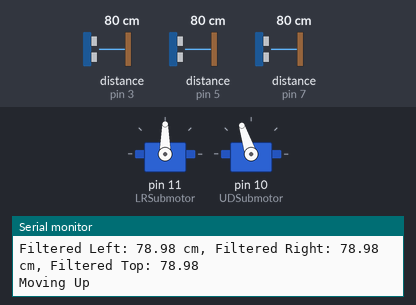
Simulated run of this sketch. Board: Arduino Uno, built with avr-gcc and run on an emulated ATmega328P. Parts: 2 × servo, the last lines printed to the serial monitor. Wiring (inferred from the names in the program): 3 × ultrasonic range finder: trigger pin 2, echo pin 3 / trigger pin 4, echo pin 5 / trigger pin 6, echo pin 7. The test bench sets the inputs (shaded band); at power-on: distance to the obstacle (sensors on pin 3, pin 7, pin 5) 80 cm. The echo pulse lasts 58.3 µs per cm.

Above: at 1.2 s.
1.3 s: distance to the obstacle (sensor on pin 3) set to 85 cm
At 2.25 s:
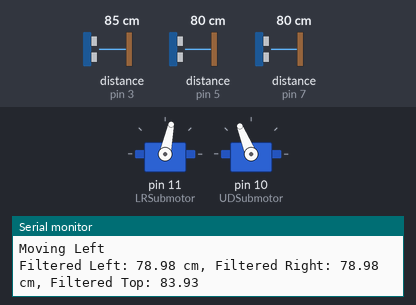
4.3 s: distance to the obstacle (sensor on pin 3) set to 9 cm
At 4.44 s:
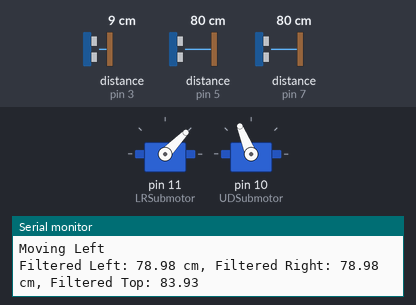
At 5.22 s:
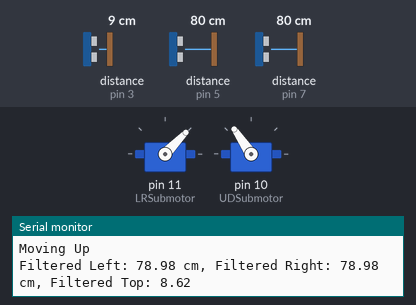
7.3 s: distance to the obstacle (sensor on pin 7) set to 11 cm
10.3 s: distance to the obstacle (sensor on pin 7) set to 8 cm
At 10.64 s:
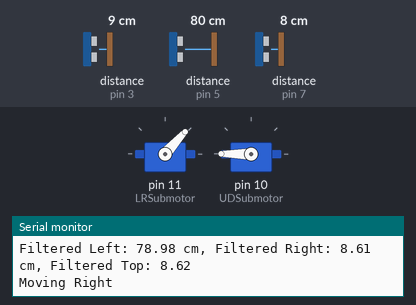
13.3 s: distance to the obstacle (sensor on pin 5) set to 9 cm
16.3 s: distance to the obstacle (sensor on pin 7) set to 18 cm
Timing chart, 0 to 19.0 s (numbered marks = the images above; inputs shaded):
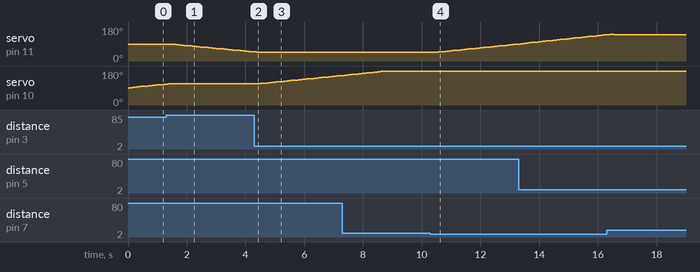

Measured:
- the behaviour switches between 80 and 81 cm on distance to the obstacle (sensor on pin 3) (found by bisection; images 0 and 1)
- the behaviour switches between 10 and 9 cm on distance to the obstacle (sensor on pin 7) (found by bisection; images 3 and 4)
- after the input at 1.3 s, servo on pin 11 (LRSubmotor): moves from 90° to 48° over 2.7 s, starting after 0.20 s; servo on pin 10 (UDSubmotor): goes on until 1.4 s, then stays 112°
- after the input at 4.3 s, servo on pin 11 (LRSubmotor): goes on until 4.4 s, then stays 46°; servo on pin 10 (UDSubmotor): moves from 112° to 156° over 2.7 s, starting after 0.21 s
- after the input at 10.3 s, servo on pin 11 (LRSubmotor): moves from 46° to 90° over 2.7 s, starting after 0.27 s

The sketch:

TRACKKING_PIR_LED_BUZER.ino
```cpp
#include <Servo.h>

Servo LRSubmotor; // 좌우 서보모터
Servo UDSubmotor; // 상하 서보모터

const int trigPin_R = 6; // 오른쪽 초음파 센서 trigPin
const int echoPin_R = 7; // 오른쪽 초음파 센서 echoPin

const int trigPin_L = 4; // 왼쪽 초음파 센서 trigPin
const int echoPin_L = 5; // 왼쪽 초음파 센서 echoPin

const int trigPin_T = 2; // 위쪽 초음파 센서 trigPin
const int echoPin_T = 3; // 위쪽 초음파 센서 echoPin

int posLR = 90; // 좌우 서보모터 각도 초기값
int posUD = 90; // 상하 서보모터 각도 초기값

const int threshold = 100; // 한계 거리
const int smoothingSamples = 5; // 평균 샘플 개수

float distances[3][smoothingSamples] = {0}; // 센서별 거리값 저장 [센서][시간]
int sampleIndex = 0; // 현재 샘플 인덱스

// 함수 선언
float measureDistance(int trigPin, int echoPin);
float filterDistance(float *values);
void followObject(float avgL, float avgR, float avgT);

void setup() {
  Serial.begin(9600);

  LRSubmotor.attach(11); // 좌우 서보모터 핀
  UDSubmotor.attach(10); // 상하 서보모터 핀

  LRSubmotor.write(posLR);
  UDSubmotor.write(posUD);

  pinMode(trigPin_L, OUTPUT);
  pinMode(echoPin_L, INPUT);

  pinMode(trigPin_R, OUTPUT);
  pinMode(echoPin_R, INPUT);

  pinMode(trigPin_T, OUTPUT);
  pinMode(echoPin_T, INPUT);
}

void loop() {
  // 초음파 거리 측정 및 저장
  distances[0][sampleIndex] = measureDistance(trigPin_L, echoPin_L); // Left
  distances[1][sampleIndex] = measureDistance(trigPin_R, echoPin_R); // Right
  distances[2][sampleIndex] = measureDistance(trigPin_T, echoPin_T); // Top

  // 샘플 인덱스 갱신
  sampleIndex = (sampleIndex + 1) % smoothingSamples;

  // 필터링된 평균값 계산
  float avgL = filterDistance(distances[0]);
  float avgR = filterDistance(distances[1]);
  float avgT = filterDistance(distances[2]);

  // 디버깅용 출력
  Serial.print("Filtered Left: "); Serial.print(avgL); Serial.print(" cm, ");
  Serial.print("Filtered Right: "); Serial.print(avgR); Serial.print(" cm, ");
  Serial.print("Filtered Top: "); Serial.println(avgT);

  // 물체의 위치를 기준으로 모터 제어
  followObject(avgL, avgR, avgT);
  delay(100); // 최적화된 측정 주기 (100ms)
}

float measureDistance(int trigPin, int echoPin) {
  digitalWrite(trigPin, LOW);
  delayMicroseconds(2);
  digitalWrite(trigPin, HIGH);
  delayMicroseconds(10);
  digitalWrite(trigPin, LOW);

  long duration = pulseIn(echoPin, HIGH, 30000); // 최대 30ms 대기
  float distance = (duration * 0.034) / 2; // cm 단위 계산
  return distance > 400 ? 400 : (distance <= 0 ? 400 : distance); // 유효 범위 제한
}

float filterDistance(float *values) {
  float sum = 0;
  float minVal = 400, maxVal = 0;

  // 노이즈 필터링 (최대값, 최소값 제외)
  for (int i = 0; i < smoothingSamples; i++) {
    if (values[i] < minVal) minVal = values[i];
    if (values[i] > maxVal) maxVal = values[i];
    sum += values[i];
  }
  sum -= (minVal + maxVal); // 최대값과 최소값 제외
  return sum / (smoothingSamples - 2); // 유효값 평균
}

void followObject(float avgL, float avgR, float avgT) {
  // 거리 비교를 위한 변수
  float minDistance = min(avgL, min(avgR, avgT));

  // 물체 탐지 여부 확인
  if (minDistance < threshold) {
    if (minDistance == avgT) {
      // 위쪽 물체 추적
      if (posUD < 180) {
        posUD += 2;
        UDSubmotor.write(posUD);
        Serial.println("Moving Up");
      }
    } else if (minDistance == avgL) {
      // 왼쪽 물체 추적
      if (posLR > 30) {
        posLR -= 2;
        LRSubmotor.write(posLR);
        Serial.println("Moving Left");
      }
    } else if (minDistance == avgR) {
      // 오른쪽 물체 추적
      if (posLR < 150) {
        posLR += 2;
        LRSubmotor.write(posLR);
        Serial.println("Moving Right");
      }
    }
  } else {
    // 물체가 멀리 있을 때 초기 위치로 복귀
    if (posUD > 90) {
      posUD -= 2;
      UDSubmotor.write(posUD);
      Serial.println("Returning Down");
    }
    if (posLR != 90) {
      posLR += (posLR > 90) ? -2 : 2;
      LRSubmotor.write(posLR);
      Serial.println("Centering LR");
    }
  }
}
```
